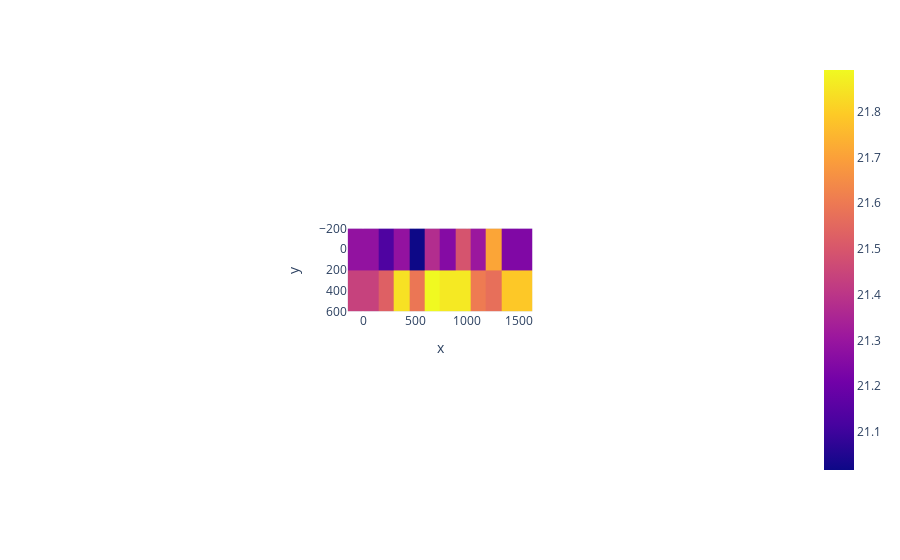

The code cell stored with this chart in its notebook:
### Code cell
fig = px.imshow(siteCoordDf)
fig.show()

### Figure 1 — Plotly figure (JSON) as saved in the notebook; plotly's stock layout.template omitted (floating-point values rounded to 4 significant figures)
{"data": [{"coloraxis": "coloraxis", "hovertemplate": "x: %{x}<br>y: %{y}<br>color: %{z}<extra></extra>", "name": "0", "type": "heatmap", "x": [0, 295, 300, 590, 595, 885, 890, 1180, 1185, 1480], "xaxis": "x", "y": [0, 400], "yaxis": "y", "z": [[21.28, 21.13, 21.29, 21.02, 21.37, 21.25, 21.49, 21.31, 21.71, 21.24], [21.44, 21.53, 21.84, 21.59, 21.89, 21.86, 21.86, 21.61, 21.57, 21.79]]}], "layout": {"autosize": true, "coloraxis": {"colorscale": [[0, "#0d0887"], [0.1111, "#46039f"], [0.2222, "#7201a8"], [0.3333, "#9c179e"], [0.4444, "#bd3786"], [0.5556, "#d8576b"], [0.6667, "#ed7953"], [0.7778, "#fb9f3a"], [0.8889, "#fdca26"], [1, "#f0f921"]]}, "margin": {"t": 60}, "xaxis": {"anchor": "y", "autorange": true, "constrain": "domain", "domain": [0.3717, 0.6283], "range": [-147.5, 1628.0], "scaleanchor": "y", "title": {"text": "x"}, "type": "linear"}, "yaxis": {"anchor": "x", "autorange": true, "constrain": "domain", "domain": [0, 1], "range": [600, -200], "title": {"text": "y"}, "type": "linear"}}}
